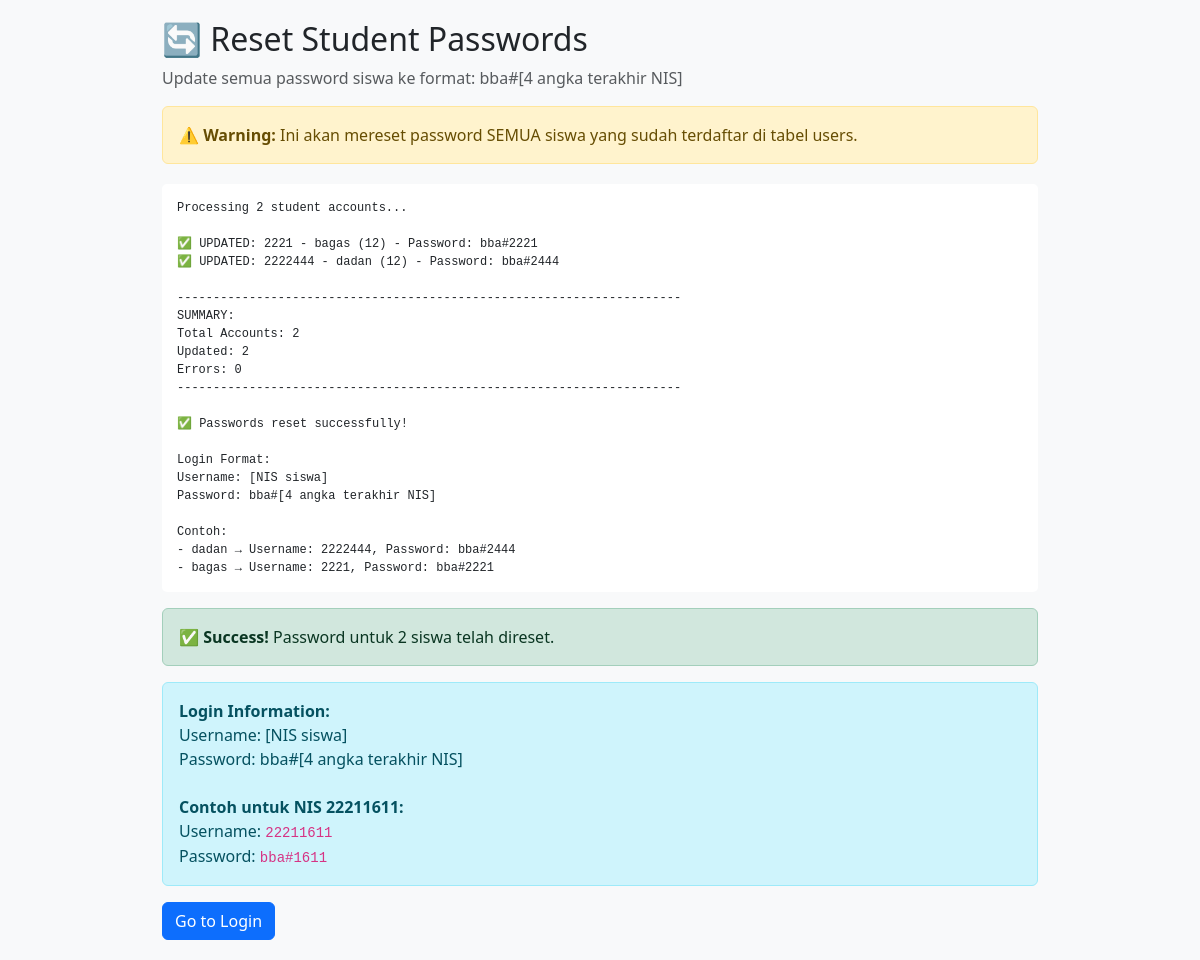
Screenshot of /utils/reset_student_passwords.php with the database file from the repository.
### tables this page shows
CREATE TABLE `siswa` (
  `nis` varchar(20) NOT NULL,
  `nisn` varchar(20) DEFAULT NULL,
  `user_id` int NOT NULL,
  `nama` varchar(100) NOT NULL,
  `tempat_lahir` varchar(100) DEFAULT NULL,
  `tanggal_lahir` date DEFAULT NULL,
  `jk` char(1) NOT NULL,
  `kelas` varchar(10) DEFAULT NULL,
  `jurusan` varchar(50) DEFAULT NULL,
  `nik` varchar(20) DEFAULT NULL,
  `ayah` varchar(100) DEFAULT NULL,
  `ibu` varchar(100) DEFAULT NULL,
  `alamat` text,
  `email` varchar(100) DEFAULT NULL,
  `no_hp` varchar(20) DEFAULT NULL,
  `status_siswa` enum('aktif','lulus','keluar','pindah') DEFAULT 'aktif',
  `foto` varchar(255) DEFAULT NULL
);

CREATE TABLE `users` (
  `user_id` int NOT NULL,
  `username` varchar(50) NOT NULL,
  `password` varchar(100) NOT NULL,
  `role` enum('admin','siswa') NOT NULL,
  `email` varchar(100) DEFAULT NULL
);

### public/utils/reset_student_passwords.php (the view, shortened to what this page needs)
<?php
require_once 'config.php';
echo "<!DOCTYPE html>
<html lang='id'>
<head>
    <meta charset='UTF-8'>
    <meta name='viewport' content='width=device-width, initial-scale=1.0'>
    <title>Reset Student Passwords</title>
    <link href='https://cdn.jsdelivr.net/npm/bootstrap@5.3.2/dist/css/bootstrap.min.css' rel='stylesheet'>
    <style>
        body { padding: 20px; background: #f8f9fa; }
        .container { max-width: 900px; margin: 0 auto; }
        .log { background: #fff; padding: 15px; border-radius: 5px; margin-top: 20px; }
        pre { font-size: 12px; margin: 0; }
    </style>
</head>
<body>
    <div class='container'>
        <h2>🔄 Reset Student Passwords</h2>
        <p class='text-muted'>Update semua password siswa ke format: bba#[4 angka terakhir NIS]</p>
        <div class='alert alert-warning'>
            <strong>⚠️ Warning:</strong> Ini akan mereset password SEMUA siswa yang sudah terdaftar di tabel users.
        </div>
        <div class='log'><pre>";
$query = "SELECT u.user_id, u.username, s.nama, s.kelas
          FROM users u
          LEFT JOIN siswa s ON u.username = s.nis
          WHERE u.role = 'siswa'
          ORDER BY u.username";
$result = $conn->query($query);
$total = $result->num_rows;
$updated = 0;
$errors = 0;
echo "Processing $total student accounts...\n\n";
while ($row = $result->fetch_assoc()) {
    $username = $row['username'];
    $nama = $row['nama'] ?? 'Unknown';
    $kelas = $row['kelas'] ?? '-';
    $last4 = substr($username, -4);
    $newPassword = 'bba#' . $last4;
    $hashedPassword = password_hash($newPassword, PASSWORD_DEFAULT);
    $updateSql = "UPDATE users SET password = '$hashedPassword' WHERE username = '$username'";
    if ($conn->query($updateSql)) {
        $updated++;
        echo "✅ UPDATED: $username - $nama ($kelas) - Password: $newPassword\n";
    } else {
        $errors++;
        echo "❌ ERROR: $username - " . $conn->error . "\n";
    }
}
echo "\n" . str_repeat('-', 70) . "\n";
echo "SUMMARY:\n";
echo "Total Accounts: $total\n";
echo "Updated: $updated\n";
echo "Errors: $errors\n";
echo str_repeat('-', 70) . "\n";
if ($updated > 0) {
    echo "\n✅ Passwords reset successfully!\n";
    echo "\nLogin Format:\n";
    echo "Username: [NIS siswa]\n";
    echo "Password: bba#[4 angka terakhir NIS]\n";
    echo "\nContoh:\n";
    $exampleQuery = "SELECT u.username, s.nama
                     FROM users u
                     LEFT JOIN siswa s ON u.username = s.nis
                     WHERE u.role = 'siswa'
                     LIMIT 5";
    $exampleResult = $conn->query($exampleQuery);
    if ($exampleResult) {
        while ($ex = $exampleResult->fetch_assoc()) {
            $nis = $ex['username'];
            $last4 = substr($nis, -4);
            echo "- {$ex['nama']} → Username: $nis, Password: bba#$last4\n";
        }
    }
}
echo "</pre></div>";
if ($updated > 0) {
    echo "<div class='alert alert-success mt-3'>
            <strong>✅ Success!</strong> Password untuk $updated siswa telah direset.
          </div>";
    echo "<div class='alert alert-info'>
            <strong>Login Information:</strong><br>
            Username: [NIS siswa]<br>
            Password: bba#[4 angka terakhir NIS]<br><br>
            <strong>Contoh untuk NIS 22211611:</strong><br>
            Username: <code>22211611</code><br>
            Password: <code>bba#1611</code>
          </div>";
    echo "<a href='login.php' class='btn btn-primary'>Go to Login</a>";
}
echo "    </div>
</body>
</html>";
?>

### public/utils/reset_student_passwords.php (style rules this page uses)
body { padding: 20px; background: #f8f9fa; }
.container { max-width: 900px; margin: 0 auto; }
.log { background: #fff; padding: 15px; border-radius: 5px; margin-top: 20px; }
pre { font-size: 12px; margin: 0; }

### rows the page displays
siswa: user.username "2221", nama "bagas", kelas "12", user.username "bba#2221"
siswa: user.username "2222444", nama "dadan", kelas "12", user.username "bba#2444", user.username "2444"

### other values shown
$total "2"
str_repeat('-', 70) "----------------------------------------------------------------------"
$updated "2"
$errors "0"
